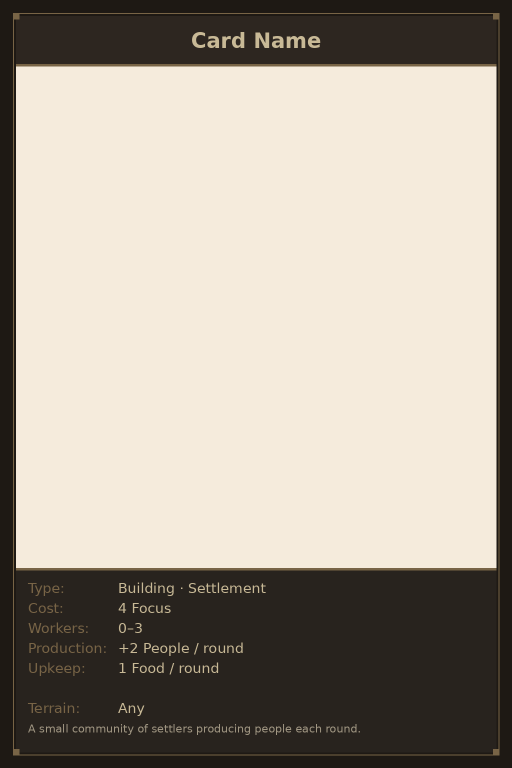
#> input picture CardArt/frame.png, 1024 x 1536 px (shown at 1/2 size)
$ python compose.py frame.png out.png
#> lines starting #> are read from the running program, lines starting #| are printed output that depends on the picture
#!/usr/bin/env python3
"""
Composite generated art into the card frame template.

Usage:
  python3 compose.py <art_image> [output_image]

Takes a generated landscape image, crops/scales it to fit the art window
in frame.png, and composites the frame on top. The result is a complete
card with art in the window and the frame border/title/stats visible.

If output_image is omitted, saves next to the art image with '-card' suffix.
"""

import sys
import os
from PIL import Image

SCRIPT_DIR = os.path.dirname(os.path.abspath(__file__))
FRAME_PATH = os.path.join(SCRIPT_DIR, "frame.png")

# Must match make_frame.py layout
BORDER = 32
TITLE_H = 100
ART_TOP = BORDER + TITLE_H       # 132
ART_BOTTOM = 1536 - 400          # 1136
ART_LEFT = BORDER                # 32
ART_RIGHT = 1024 - BORDER        # 992
ART_W = ART_RIGHT - ART_LEFT     # 960
ART_H = ART_BOTTOM - ART_TOP     # 1004


def compose(art_path: str, output_path: str | None = None) -> str:
    """Composite art into the card frame and return the output path."""
#> called with art_path = 'frame.png', output_path = 'out.png'

    if not os.path.exists(FRAME_PATH):
        print(f"ERROR: Frame not found at {FRAME_PATH}")
        print("Run: python3 make_frame.py")
        sys.exit(1)

    # Load art and frame
    art = Image.open(art_path).convert("RGBA")
#> art is the input picture: PIL image 1024x1536 RGBA; mean R, G, B, A 167.2, 158.8, 147, 255
    frame = Image.open(FRAME_PATH).convert("RGBA")

    # Scale art to fill the art window (cover crop)
    art_aspect = art.width / art.height
#> art_aspect = 0.667
    window_aspect = ART_W / ART_H

    if art_aspect > window_aspect:
        # Art is wider — scale by height, crop sides
        new_h = ART_H
        new_w = int(art.width * (ART_H / art.height))
    else:
        # Art is taller — scale by width, crop top/bottom
        new_w = ART_W
        new_h = int(art.height * (ART_W / art.width))
#> new_h = 1440

    art_scaled = art.resize((new_w, new_h), Image.LANCZOS)

    # Center crop to exact art window size
    left = (new_w - ART_W) // 2
    top = (new_h - ART_H) // 2
#> top = 218
    art_cropped = art_scaled.crop((left, top, left + ART_W, top + ART_H))
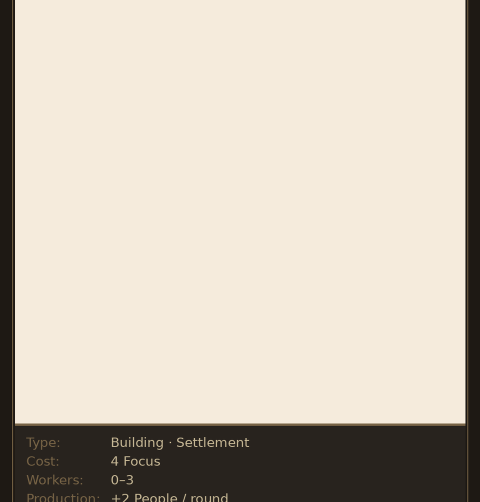
#> art_cropped: PIL image 960x1004 RGBA (shown at 1/2 size); mean R, G, B, A 203, 193.9, 180.6, 255

    # Create the composite: start with card-sized canvas
    card = Image.new("RGBA", (1024, 1536), (0, 0, 0, 255))

    # Paste art into the art window area
    card.paste(art_cropped, (ART_LEFT, ART_TOP))
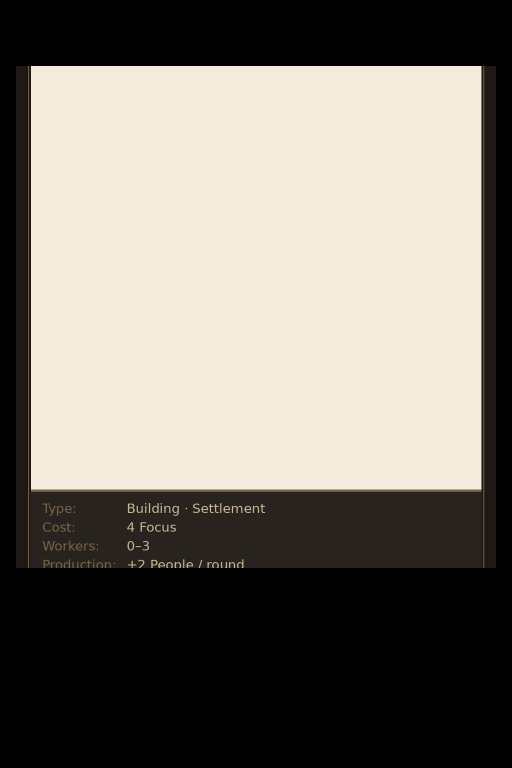
#> card: PIL image 1024x1536 RGBA (shown at 1/2 size); mean R, G, B, A 124.4, 118.8, 110.7, 255

    # Paste frame on top (frame has opaque border/title/stats, parchment art area)
    # We need to use the frame as an overlay — its art area should be transparent
    # so the art shows through. Reload frame with transparent art window for compositing.
    frame_overlay = frame.copy()

    # Make the art window area transparent in the frame overlay
    # so the pasted art shows through
    overlay_pixels = frame_overlay.load()
    for y in range(ART_TOP, ART_BOTTOM):
        for x in range(ART_LEFT, ART_RIGHT):
            overlay_pixels[x, y] = (0, 0, 0, 0)

    card = Image.alpha_composite(card, card)  # flatten
    # Paste art
    card.paste(art_cropped, (ART_LEFT, ART_TOP))
    # Composite frame on top
    card = Image.alpha_composite(card, frame_overlay)
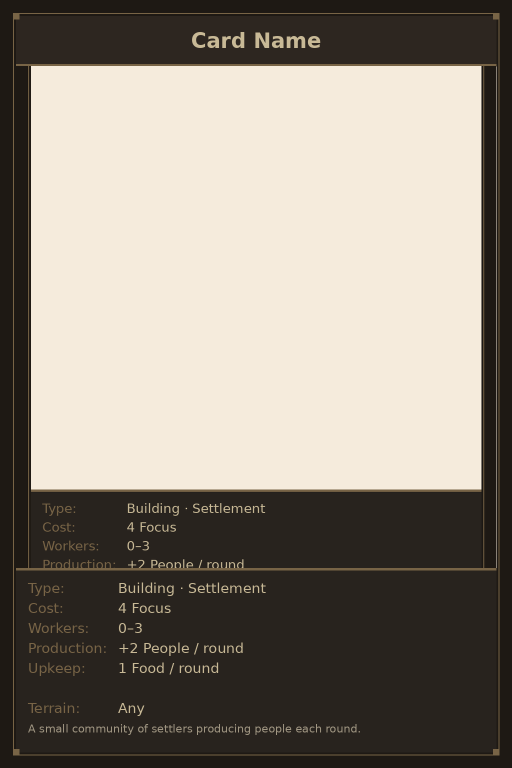
#> card: PIL image 1024x1536 RGBA (shown at 1/2 size); mean R, G, B, A 141.6, 133.7, 123, 255

    # Determine output path
    if output_path is None:
        base, ext = os.path.splitext(art_path)
        output_path = f"{base}-card{ext}"

    card.save(output_path)
    print(f"Card saved: {output_path}  ({card.width}×{card.height})")
#| Card saved: out.png  (1024×1536)
    print(f"  Art source: {art_path} ({art.width}×{art.height})")
#|   Art source: frame.png (1024×1536)
    print(f"  Art window: {ART_W}×{ART_H}px")
    return output_path


if __name__ == "__main__":
    if len(sys.argv) < 2:
        print("Usage: python3 compose.py <art_image> [output_image]")
        sys.exit(1)

    art_file = sys.argv[1]
    out_file = sys.argv[2] if len(sys.argv) > 2 else None
    compose(art_file, out_file)
